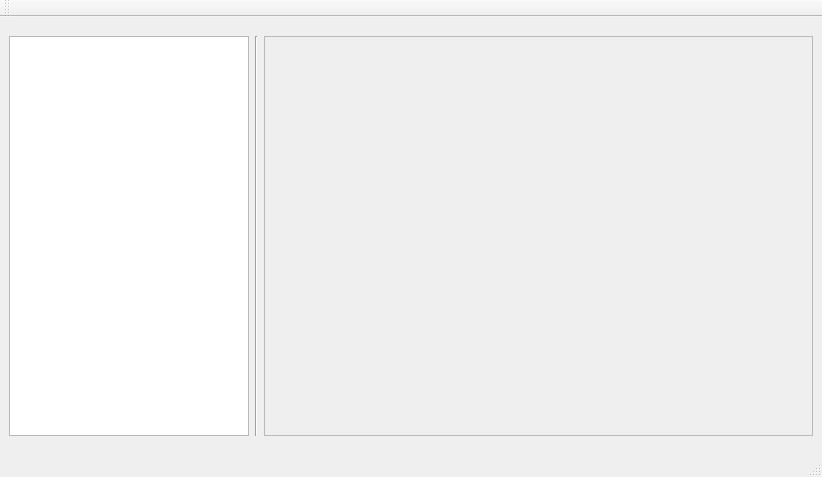
<ui version="4.0" >
 <author></author>
 <comment></comment>
 <exportmacro></exportmacro>
 <class>ChartWidgetClass</class>
 <widget class="QMainWindow" name="ChartWidgetClass" >
  <property name="geometry" >
   <rect>
    <x>0</x>
    <y>0</y>
    <width>822</width>
    <height>477</height>
   </rect>
  </property>
  <property name="windowTitle" >
   <string>ChartWidget</string>
  </property>
  <widget class="QWidget" name="centralWidget" >
   <layout class="QGridLayout" >
    <property name="margin" >
     <number>9</number>
    </property>
    <property name="spacing" >
     <number>6</number>
    </property>
    <item row="0" column="0" >
     <layout class="QHBoxLayout" >
      <property name="margin" >
       <number>0</number>
      </property>
      <property name="spacing" >
       <number>6</number>
      </property>
      <item>
       <widget class="QTableWidget" name="tableWidget" >
        <property name="minimumSize" >
         <size>
          <width>240</width>
          <height>400</height>
         </size>
        </property>
        <property name="maximumSize" >
         <size>
          <width>240</width>
          <height>400</height>
         </size>
        </property>
       </widget>
      </item>
      <item>
       <widget class="Line" name="line" >
        <property name="orientation" >
         <enum>Qt::Vertical</enum>
        </property>
       </widget>
      </item>
      <item>
       <widget class="QFrame" name="frame" >
        <property name="minimumSize" >
         <size>
          <width>400</width>
          <height>400</height>
         </size>
        </property>
        <property name="frameShape" >
         <enum>QFrame::StyledPanel</enum>
        </property>
        <property name="frameShadow" >
         <enum>QFrame::Raised</enum>
        </property>
       </widget>
      </item>
     </layout>
    </item>
   </layout>
  </widget>
  <widget class="QMenuBar" name="menuBar" >
   <property name="geometry" >
    <rect>
     <x>0</x>
     <y>0</y>
     <width>822</width>
     <height>21</height>
    </rect>
   </property>
  </widget>
  <widget class="QToolBar" name="mainToolBar" >
   <property name="orientation" >
    <enum>Qt::Horizontal</enum>
   </property>
   <attribute name="toolBarArea" >
    <number>4</number>
   </attribute>
  </widget>
  <widget class="QStatusBar" name="statusBar" />
 </widget>
 <layoutdefault spacing="6" margin="11" />
 <pixmapfunction></pixmapfunction>
 <resources/>
 <connections/>
</ui>
